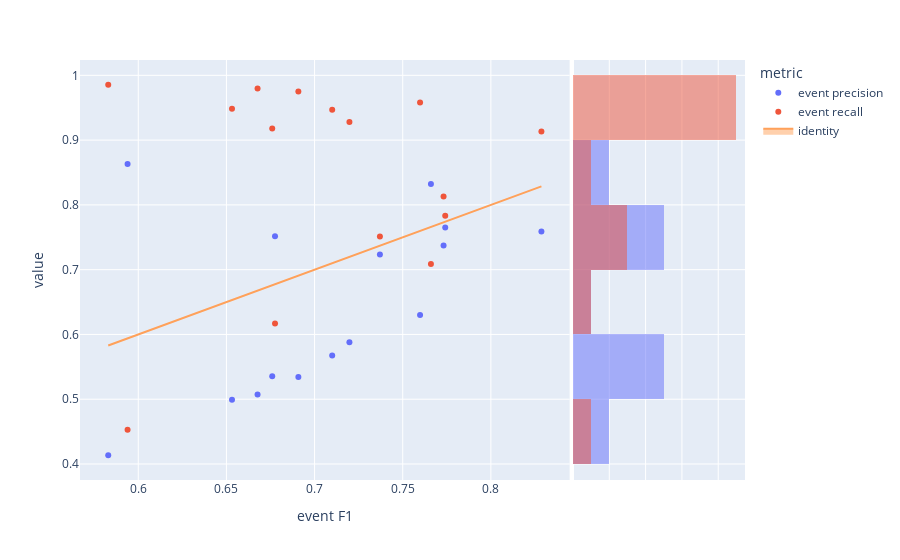

This figure's notebook cell:
### Code cell
fig=px.scatter(visualTradeoff,x='event F1',y='value',color='metric', marginal_y="histogram")
fig.add_trace(
    go.Scatter(x=experimentModels['eventF1'], y=experimentModels['eventF1'], name="identity", mode='lines',fill="toself")
)
fig.show()

### Figure 1 — Plotly figure (JSON) as saved in the notebook; plotly's stock layout.template omitted (floating-point values rounded to 4 significant figures)
{"data": [{"hovertemplate": "metric=event precision<br>event F1=%{x}<br>value=%{y}<extra></extra>", "legendgroup": "event precision", "marker": {"color": "#636efa", "symbol": "circle"}, "mode": "markers", "name": "event precision", "orientation": "v", "showlegend": true, "type": "scatter", "x": [0.5939, 0.8287, 0.7371, 0.7198, 0.6776, 0.6532, 0.766, 0.7732, 0.7598, 0.676, 0.6677, 0.583, 0.7741, 0.71, 0.6908], "xaxis": "x", "y": [0.8631, 0.7589, 0.7235, 0.5878, 0.7515, 0.4993, 0.8323, 0.7375, 0.63, 0.5354, 0.5071, 0.4135, 0.765, 0.5675, 0.5343], "yaxis": "y"}, {"alignmentgroup": "True", "bingroup": "y", "hovertemplate": "metric=event precision<br>value=%{y}<br>count=%{x}<extra></extra>", "legendgroup": "event precision", "marker": {"color": "#636efa"}, "name": "event precision", "offsetgroup": "event precision", "opacity": 0.5, "showlegend": false, "type": "histogram", "xaxis": "x2", "y": [0.8631, 0.7589, 0.7235, 0.5878, 0.7515, 0.4993, 0.8323, 0.7375, 0.63, 0.5354, 0.5071, 0.4135, 0.765, 0.5675, 0.5343], "yaxis": "y2"}, {"hovertemplate": "metric=event recall<br>event F1=%{x}<br>value=%{y}<extra></extra>", "legendgroup": "event recall", "marker": {"color": "#EF553B", "symbol": "circle"}, "mode": "markers", "name": "event recall", "orientation": "v", "showlegend": true, "type": "scatter", "x": [0.5939, 0.8287, 0.7371, 0.7198, 0.6776, 0.6532, 0.766, 0.7732, 0.7598, 0.676, 0.6677, 0.583, 0.7741, 0.71, 0.6908], "xaxis": "x", "y": [0.4527, 0.9134, 0.7513, 0.9281, 0.6168, 0.9482, 0.7087, 0.8129, 0.9582, 0.918, 0.9795, 0.9855, 0.7834, 0.9468, 0.9752], "yaxis": "y"}, {"alignmentgroup": "True", "bingroup": "y", "hovertemplate": "metric=event recall<br>value=%{y}<br>count=%{x}<extra></extra>", "legendgroup": "event recall", "marker": {"color": "#EF553B"}, "name": "event recall", "offsetgroup": "event recall", "opacity": 0.5, "showlegend": false, "type": "histogram", "xaxis": "x2", "y": [0.4527, 0.9134, 0.7513, 0.9281, 0.6168, 0.9482, 0.7087, 0.8129, 0.9582, 0.918, 0.9795, 0.9855, 0.7834, 0.9468, 0.9752], "yaxis": "y2"}, {"fill": "toself", "mode": "lines", "name": "identity", "type": "scatter", "x": [0.5939, 0.8287, 0.7371, 0.7198, 0.6776, 0.6532, 0.766, 0.7732, 0.7598, 0.676, 0.6677, 0.583, 0.7741, 0.71, 0.6908], "y": [0.5939, 0.8287, 0.7371, 0.7198, 0.6776, 0.6532, 0.766, 0.7732, 0.7598, 0.676, 0.6677, 0.583, 0.7741, 0.71, 0.6908]}], "layout": {"barmode": "overlay", "legend": {"title": {"text": "metric"}, "tracegroupgap": 0}, "margin": {"t": 60}, "xaxis": {"anchor": "y", "domain": [0, 0.7363], "title": {"text": "event F1"}}, "xaxis2": {"anchor": "y2", "domain": [0.7413, 1], "matches": "x2", "showgrid": true, "showline": false, "showticklabels": false, "ticks": ""}, "yaxis": {"anchor": "x", "domain": [0, 1], "title": {"text": "value"}}, "yaxis2": {"anchor": "x2", "domain": [0, 1], "matches": "y", "showgrid": true, "showticklabels": false}}}
